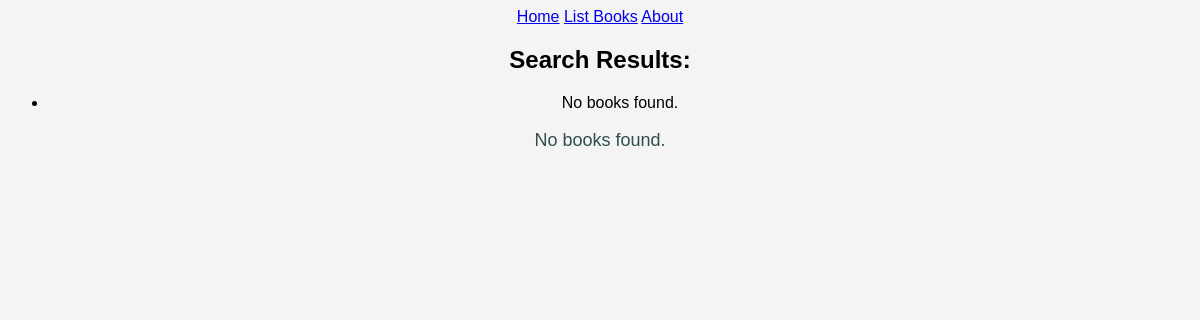
Page /books/simple/query/ on the earlier database version.
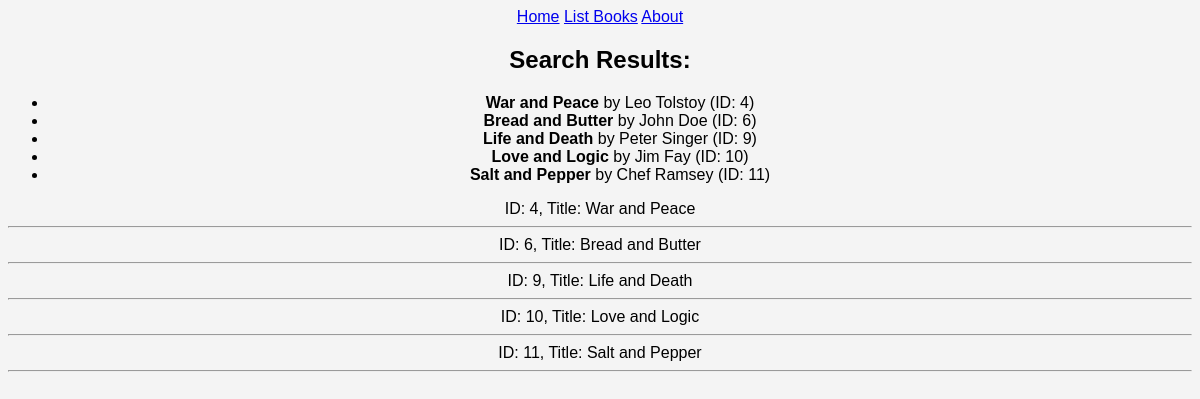
Same page on the later database version.
### apps/bookmodule/models.py (models this page shows, shortened)
class Book(models.Model):
    title = models.CharField(max_length=50)
    author = models.CharField(max_length=50)
    price = models.FloatField(default=0.0)
    edition = models.SmallIntegerField(default=1)

### apps/bookmodule/views.py (the view)
# urls.py: path('simple/query/', views.simple_query, name='simple_query'),
def simple_query(request):
    mybooks = Book.objects.filter(title__icontains='and') # <- multiple objects
    return render(request, 'bookmodule/bookList.html', {'books': mybooks})

### apps/templates/bookmodule/booklist.html (shortened to what this page needs)
{% extends "layouts/base.html" %}
{% block content %}
<h2>Search Results:</h2>
<ul>
    {% for book in books %}
    <li>
        <strong>{{ book.title }}</strong> by {{ book.author }} (ID: {{ book.id }})
    </li>
    {% empty %}
    <li>No books found.</li>
    {% endfor %}
</ul>
{% for obj in books %}
    ID: {{ obj.id }}, Title: {{ obj.title }}<hr>
{% empty %}
    <p>No books found.</p>
{% endfor %}
{% endblock content %}

Differences in the rows shown:
added Book: title "War and Peace", author "Leo Tolstoy", id "4"
added Book: title "Bread and Butter", author "John Doe", id "6"
added Book: title "Life and Death", author "Peter Singer", id "9"
added Book: title "Love and Logic", author "Jim Fay", id "10"
added Book: title "Salt and Pepper", author "Chef Ramsey", id "11"
Other differences:
text no longer shown: "No books found. No books found."
